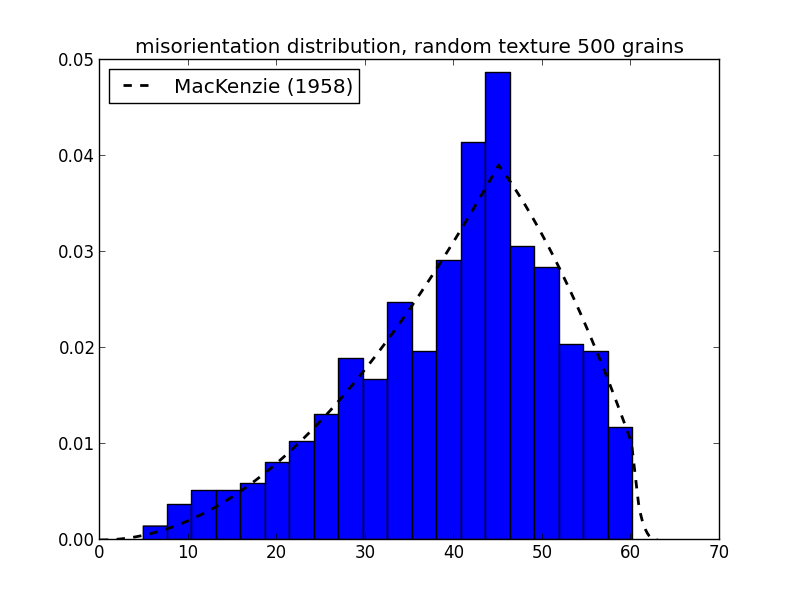

Generate this figure with Python:
#!/usr/bin/env python
import os, numpy as np
from matplotlib import pyplot as plt
from pymicro.crystal.microstructure import Microstructure, Orientation
from pymicro.crystal.texture import PoleFigure

N = 500 # number of grains
micro = Microstructure.random_texture(N)
# look at misorientation between adjacent grains
misorientations = []
for i in range(2, len(micro.grains)):
  o1 =  micro.get_grain(i-1).orientation
  o2 =  micro.get_grain(i).orientation
  w = 180/np.pi*o1.misorientation_angle(o2)
  misorientations.append(w)

# plt misorientations histogram
plt.hist(misorientations, bins=20, normed=True, cumulative=False)
plt.title('misorientation distribution, random texture %d grains' % N)
psis_dg = np.linspace(0, 63, 5*63+1)
misorientations_MacKenzie = []
for psidg in psis_dg:
  psi = np.pi * psidg / 180
  misorientations_MacKenzie.append(Orientation.misorientation_MacKenzie(psi))
plt.plot(psis_dg, misorientations_MacKenzie, 'k--', linewidth=2, label='MacKenzie (1958)')
plt.ylim(0, 0.05)
plt.legend(loc='upper left')
image_name = os.path.splitext(__file__)[0] + '.png'
print 'writting %s' % image_name
plt.savefig(image_name , format='png')

from matplotlib import image
image.thumbnail(image_name, 'thumb_' + image_name, 0.2)
